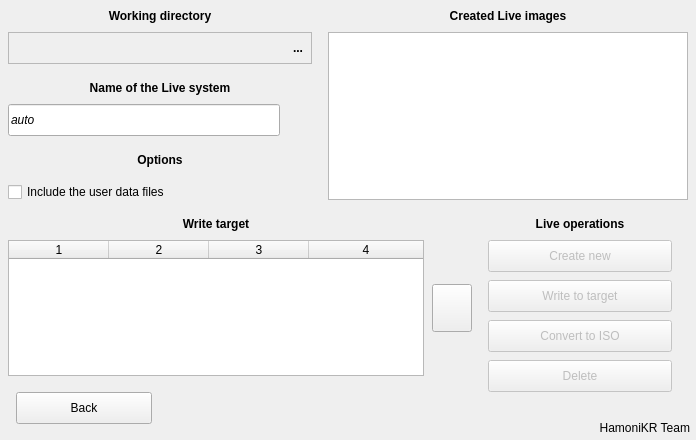
     <widget class="QWidget" name="livepanel" native="true">
      <property name="geometry">
       <rect>
        <x>1</x>
        <y>1784</y>
        <width>696</width>
        <height>440</height>
       </rect>
      </property>
      <property name="autoFillBackground">
       <bool>true</bool>
      </property>
      <widget class="QLabel" name="label_14">
       <property name="geometry">
        <rect>
         <x>0</x>
         <y>0</y>
         <width>320</width>
         <height>32</height>
        </rect>
       </property>
       <property name="font">
        <font>
         <weight>75</weight>
         <bold>true</bold>
        </font>
       </property>
       <property name="text">
        <string>Working directory</string>
       </property>
       <property name="alignment">
        <set>Qt::AlignCenter</set>
       </property>
      </widget>
      <widget class="QLabel" name="label_15">
       <property name="geometry">
        <rect>
         <x>320</x>
         <y>0</y>
         <width>376</width>
         <height>32</height>
        </rect>
       </property>
       <property name="font">
        <font>
         <weight>75</weight>
         <bold>true</bold>
        </font>
       </property>
       <property name="text">
        <string>Created Live images</string>
       </property>
       <property name="alignment">
        <set>Qt::AlignCenter</set>
       </property>
      </widget>
      <widget class="QLabel" name="label_16">
       <property name="geometry">
        <rect>
         <x>0</x>
         <y>72</y>
         <width>320</width>
         <height>32</height>
        </rect>
       </property>
       <property name="font">
        <font>
         <weight>75</weight>
         <bold>true</bold>
        </font>
       </property>
       <property name="text">
        <string>Name of the Live system</string>
       </property>
       <property name="alignment">
        <set>Qt::AlignCenter</set>
       </property>
      </widget>
      <widget class="QLabel" name="label_17">
       <property name="geometry">
        <rect>
         <x>0</x>
         <y>144</y>
         <width>320</width>
         <height>32</height>
        </rect>
       </property>
       <property name="font">
        <font>
         <weight>75</weight>
         <bold>true</bold>
        </font>
       </property>
       <property name="text">
        <string>Options</string>
       </property>
       <property name="alignment">
        <set>Qt::AlignCenter</set>
       </property>
      </widget>
      <widget class="QLabel" name="label_18">
       <property name="geometry">
        <rect>
         <x>0</x>
         <y>208</y>
         <width>432</width>
         <height>32</height>
        </rect>
       </property>
       <property name="font">
        <font>
         <weight>75</weight>
         <bold>true</bold>
        </font>
       </property>
       <property name="text">
        <string>Write target</string>
       </property>
       <property name="alignment">
        <set>Qt::AlignCenter</set>
       </property>
      </widget>
      <widget class="QLabel" name="label_19">
       <property name="geometry">
        <rect>
         <x>464</x>
         <y>208</y>
         <width>232</width>
         <height>32</height>
        </rect>
       </property>
       <property name="font">
        <font>
         <weight>75</weight>
         <bold>true</bold>
        </font>
       </property>
       <property name="text">
        <string>Live operations</string>
       </property>
       <property name="alignment">
        <set>Qt::AlignCenter</set>
       </property>
      </widget>
      <widget class="QLineEdit" name="livename">
       <property name="geometry">
        <rect>
         <x>8</x>
         <y>104</y>
         <width>272</width>
         <height>32</height>
        </rect>
       </property>
       <property name="font">
        <font>
         <italic>true</italic>
        </font>
       </property>
       <property name="focusPolicy">
        <enum>Qt::ClickFocus</enum>
       </property>
       <property name="acceptDrops">
        <bool>false</bool>
       </property>
       <property name="text">
        <string notr="true">auto</string>
       </property>
       <property name="maxLength">
        <number>32</number>
       </property>
      </widget>
      <widget class="QLabel" name="livenamepipe">
       <property name="geometry">
        <rect>
         <x>287</x>
         <y>108</y>
         <width>26</width>
         <height>24</height>
        </rect>
       </property>
       <property name="pixmap">
        <pixmap resource="pictures.qrc">:/pictures/ok.png</pixmap>
       </property>
       <property name="scaledContents">
        <bool>true</bool>
       </property>
       <property name="alignment">
        <set>Qt::AlignCenter</set>
       </property>
      </widget>
      <widget class="QLabel" name="livenameerror">
       <property name="geometry">
        <rect>
         <x>287</x>
         <y>107</y>
         <width>26</width>
         <height>26</height>
        </rect>
       </property>
       <property name="pixmap">
        <pixmap resource="pictures.qrc">:/pictures/error.png</pixmap>
       </property>
       <property name="scaledContents">
        <bool>true</bool>
       </property>
       <property name="alignment">
        <set>Qt::AlignCenter</set>
       </property>
      </widget>
      <widget class="QCheckBox" name="userdatainclude">
       <property name="geometry">
        <rect>
         <x>8</x>
         <y>182</y>
         <width>204</width>
         <height>20</height>
        </rect>
       </property>
       <property name="cursor">
        <cursorShape>PointingHandCursor</cursorShape>
       </property>
       <property name="focusPolicy">
        <enum>Qt::NoFocus</enum>
       </property>
       <property name="text">
        <string>Include the user data files</string>
       </property>
      </widget>
      <widget class="QPushButton" name="liveback">
       <property name="geometry">
        <rect>
         <x>16</x>
         <y>392</y>
         <width>136</width>
         <height>32</height>
        </rect>
       </property>
       <property name="cursor">
        <cursorShape>PointingHandCursor</cursorShape>
       </property>
       <property name="text">
        <string>Back</string>
       </property>
       <property name="icon">
        <iconset resource="pictures.qrc">
         <normaloff>:/pictures/back.png</normaloff>:/pictures/back.png</iconset>
       </property>
       <property name="iconSize">
        <size>
         <width>13</width>
         <height>13</height>
        </size>
       </property>
      </widget>
      <widget class="QLabel" name="label_20">
       <property name="geometry">
        <rect>
         <x>390</x>
         <y>416</y>
         <width>300</width>
         <height>24</height>
        </rect>
       </property>
       <property name="text">
        <string notr="true">HamoniKR Team</string>
       </property>
       <property name="alignment">
        <set>Qt::AlignRight|Qt::AlignTrailing|Qt::AlignVCenter</set>
       </property>
      </widget>
      <widget class="QPushButton" name="livedevicesrefresh">
       <property name="geometry">
        <rect>
         <x>432</x>
         <y>284</y>
         <width>40</width>
         <height>48</height>
        </rect>
       </property>
       <property name="cursor">
        <cursorShape>PointingHandCursor</cursorShape>
       </property>
       <property name="focusPolicy">
        <enum>Qt::NoFocus</enum>
       </property>
       <property name="toolTip">
        <string>Redetect devices</string>
       </property>
       <property name="icon">
        <iconset resource="pictures.qrc">
         <normaloff>:/pictures/refresh.png</normaloff>:/pictures/refresh.png</iconset>
       </property>
       <property name="iconSize">
        <size>
         <width>23</width>
         <height>23</height>
        </size>
       </property>
      </widget>
      <widget class="QPushButton" name="livedelete">
       <property name="enabled">
        <bool>false</bool>
       </property>
       <property name="geometry">
        <rect>
         <x>488</x>
         <y>360</y>
         <width>184</width>
         <height>32</height>
        </rect>
       </property>
       <property name="cursor">
        <cursorShape>PointingHandCursor</cursorShape>
       </property>
       <property name="focusPolicy">
        <enum>Qt::ClickFocus</enum>
       </property>
       <property name="text">
        <string>Delete</string>
       </property>
      </widget>
      <widget class="QPushButton" name="livewritestart">
       <property name="enabled">
        <bool>false</bool>
       </property>
       <property name="geometry">
        <rect>
         <x>488</x>
         <y>280</y>
         <width>184</width>
         <height>32</height>
        </rect>
       </property>
       <property name="cursor">
        <cursorShape>PointingHandCursor</cursorShape>
       </property>
       <property name="focusPolicy">
        <enum>Qt::ClickFocus</enum>
       </property>
       <property name="text">
        <string>Write to target</string>
       </property>
      </widget>
      <widget class="QPushButton" name="liveconvert">
       <property name="enabled">
        <bool>false</bool>
       </property>
       <property name="geometry">
        <rect>
         <x>488</x>
         <y>320</y>
         <width>184</width>
         <height>32</height>
        </rect>
       </property>
       <property name="cursor">
        <cursorShape>PointingHandCursor</cursorShape>
       </property>
       <property name="focusPolicy">
        <enum>Qt::ClickFocus</enum>
       </property>
       <property name="text">
        <string>Convert to ISO</string>
       </property>
      </widget>
      <widget class="QPushButton" name="livenew">
       <property name="enabled">
        <bool>false</bool>
       </property>
       <property name="geometry">
        <rect>
         <x>488</x>
         <y>240</y>
         <width>184</width>
         <height>32</height>
        </rect>
       </property>
       <property name="cursor">
        <cursorShape>PointingHandCursor</cursorShape>
       </property>
       <property name="focusPolicy">
        <enum>Qt::ClickFocus</enum>
       </property>
       <property name="text">
        <string>Create new</string>
       </property>
      </widget>
      <widget class="QFrame" name="liveworkdirarea">
       <property name="geometry">
        <rect>
         <x>8</x>
         <y>32</y>
         <width>304</width>
         <height>32</height>
        </rect>
       </property>
       <property name="autoFillBackground">
        <bool>true</bool>
       </property>
       <property name="frameShape">
        <enum>QFrame::StyledPanel</enum>
       </property>
       <property name="frameShadow">
        <enum>QFrame::Sunken</enum>
       </property>
       <widget class="QLineEdit" name="liveworkdir">
        <property name="geometry">
         <rect>
          <x>2</x>
          <y>2</y>
          <width>274</width>
          <height>28</height>
         </rect>
        </property>
        <property name="cursor">
         <cursorShape>ArrowCursor</cursorShape>
        </property>
        <property name="focusPolicy">
         <enum>Qt::NoFocus</enum>
        </property>
        <property name="acceptDrops">
         <bool>false</bool>
        </property>
        <property name="styleSheet">
         <string notr="true">background-color: rgba(0, 0, 0, 0)</string>
        </property>
        <property name="frame">
         <bool>false</bool>
        </property>
        <property name="readOnly">
         <bool>true</bool>
        </property>
       </widget>
       <widget class="QToolButton" name="liveworkdirbutton">
        <property name="geometry">
         <rect>
          <x>278</x>
          <y>2</y>
          <width>24</width>
          <height>28</height>
         </rect>
        </property>
        <property name="font">
         <font>
          <weight>75</weight>
          <bold>true</bold>
         </font>
        </property>
        <property name="cursor">
         <cursorShape>PointingHandCursor</cursorShape>
        </property>
        <property name="focusPolicy">
         <enum>Qt::NoFocus</enum>
        </property>
        <property name="text">
         <string notr="true">...</string>
        </property>
        <property name="autoRaise">
         <bool>true</bool>
        </property>
       </widget>
      </widget>
      <widget class="QTableWidget" name="livedevices">
       <property name="geometry">
        <rect>
         <x>8</x>
         <y>240</y>
         <width>416</width>
         <height>136</height>
        </rect>
       </property>
       <property name="focusPolicy">
        <enum>Qt::ClickFocus</enum>
       </property>
       <property name="editTriggers">
        <set>QAbstractItemView::NoEditTriggers</set>
       </property>
       <property name="tabKeyNavigation">
        <bool>false</bool>
       </property>
       <property name="showDropIndicator" stdset="0">
        <bool>false</bool>
       </property>
       <property name="dragDropOverwriteMode">
        <bool>false</bool>
       </property>
       <property name="selectionMode">
        <enum>QAbstractItemView::SingleSelection</enum>
       </property>
       <property name="selectionBehavior">
        <enum>QAbstractItemView::SelectRows</enum>
       </property>
       <property name="showGrid">
        <bool>false</bool>
       </property>
       <property name="wordWrap">
        <bool>false</bool>
       </property>
       <property name="cornerButtonEnabled">
        <bool>false</bool>
       </property>
       <property name="columnCount">
        <number>4</number>
       </property>
       <attribute name="horizontalHeaderHighlightSections">
        <bool>false</bool>
       </attribute>
       <attribute name="horizontalHeaderMinimumSectionSize">
        <number>10</number>
       </attribute>
       <attribute name="horizontalHeaderShowSortIndicator" stdset="0">
        <bool>false</bool>
       </attribute>
       <attribute name="horizontalHeaderStretchLastSection">
        <bool>true</bool>
       </attribute>
       <attribute name="verticalHeaderVisible">
        <bool>false</bool>
       </attribute>
       <attribute name="verticalHeaderDefaultSectionSize">
        <number>20</number>
       </attribute>
       <attribute name="verticalHeaderHighlightSections">
        <bool>false</bool>
       </attribute>
       <attribute name="verticalHeaderMinimumSectionSize">
        <number>20</number>
       </attribute>
       <column/>
       <column/>
       <column/>
       <column/>
      </widget>
      <widget class="QListWidget" name="livelist">
       <property name="geometry">
        <rect>
         <x>328</x>
         <y>32</y>
         <width>360</width>
         <height>168</height>
        </rect>
       </property>
       <property name="focusPolicy">
        <enum>Qt::ClickFocus</enum>
       </property>
       <property name="editTriggers">
        <set>QAbstractItemView::NoEditTriggers</set>
       </property>
       <property name="showDropIndicator" stdset="0">
        <bool>false</bool>
       </property>
       <property name="selectionBehavior">
        <enum>QAbstractItemView::SelectRows</enum>
       </property>
       <property name="sortingEnabled">
        <bool>true</bool>
       </property>
      </widget>
      <widget class="QWidget" name="livecover" native="true">
       <property name="geometry">
        <rect>
         <x>5</x>
         <y>5</y>
         <width>686</width>
         <height>430</height>
        </rect>
       </property>
      </widget>
      <zorder>livenameerror</zorder>
      <zorder>livenamepipe</zorder>
      <zorder>liveworkdirarea</zorder>
      <zorder>label_14</zorder>
      <zorder>label_15</zorder>
      <zorder>label_16</zorder>
      <zorder>label_17</zorder>
      <zorder>label_18</zorder>
      <zorder>label_19</zorder>
      <zorder>livename</zorder>
      <zorder>userdatainclude</zorder>
      <zorder>liveback</zorder>
      <zorder>label_20</zorder>
      <zorder>livedevicesrefresh</zorder>
      <zorder>livedelete</zorder>
      <zorder>livewritestart</zorder>
      <zorder>liveconvert</zorder>
      <zorder>livenew</zorder>
      <zorder>livedevices</zorder>
      <zorder>livelist</zorder>
      <zorder>livecover</zorder>
     </widget>
